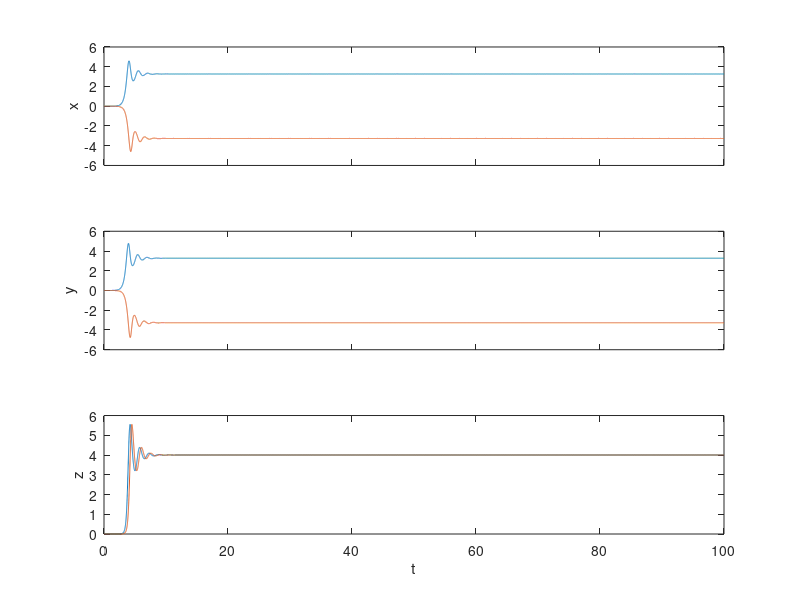
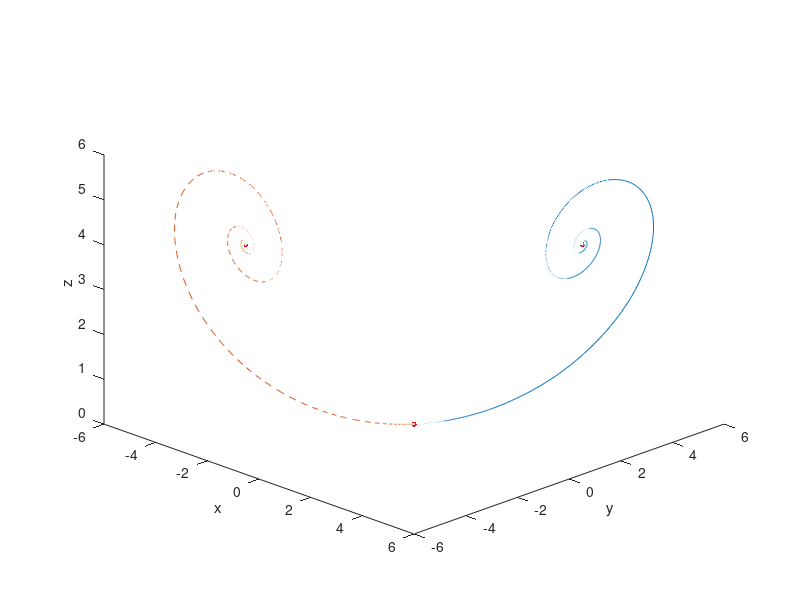

The MATLAB script that drew these images, in order:
close all;
clear all;

prompt = 'Pour quelle valeur de rho souhaitez-vous simuler le système?    ';
rho = input(prompt);

%--> Définition des paramètres du système.
sigma = 10; beta = 8/3;

%--> Définition du système dynamique.
f = @(t, y) [sigma*(y(2)-y(1)) ; y(1)*(rho - y(3))-y(2) ; y(1)*y(2) - beta*y(3)];

%--> Points d'équilibre du système.
eq_x = [0, sqrt(beta*(rho-1)), -sqrt(beta*(rho-1))];
eq_y = [0, sqrt(beta*(rho-1)), -sqrt(beta*(rho-1))];
eq_z = [0, rho-1, rho-1];

%--> Définition de la condition initiale.
y0_a = [0.0001, 0.0001, 0.0001];
y0_b = [0.0001, -0.0001, 0.0001];

%--> Simulation du système.
t = linspace(0, 100, 20000);
[ts, ya] = ode45(f, t, y0_a);
[ts, yb] = ode45(f, t, y0_b);

%--> Trace l'évolution temporelle des différentes composantes du système.
figure(1);
subplot(3, 1, 1); plot(ts, ya(:, 1), ts, yb(:, 1)); ylabel('x'); set(gca, 'XTickLabel', "");
subplot(3, 1, 2); plot(ts, ya(:, 2), ts, yb(:, 2)); ylabel('y');  set(gca, 'XTickLabel', "");
subplot(3, 1, 3); plot(ts, ya(:, 3), ts, yb(:, 3)); ylabel('z'); xlabel('t');

%--> Trajectoire dans l'espace des phases.
figure(2);
plot3(ya(:, 1), ya(:, 2), ya(:, 3)); hold on; plot3(yb(:, 1), yb(:, 2), yb(:, 3), '--');
plot3(eq_x, eq_y, eq_z, 'r.', 'MarkerSize', 12); xlabel('x'); ylabel('y'), zlabel('z');

%--> Change the view.
view(45, 30)
